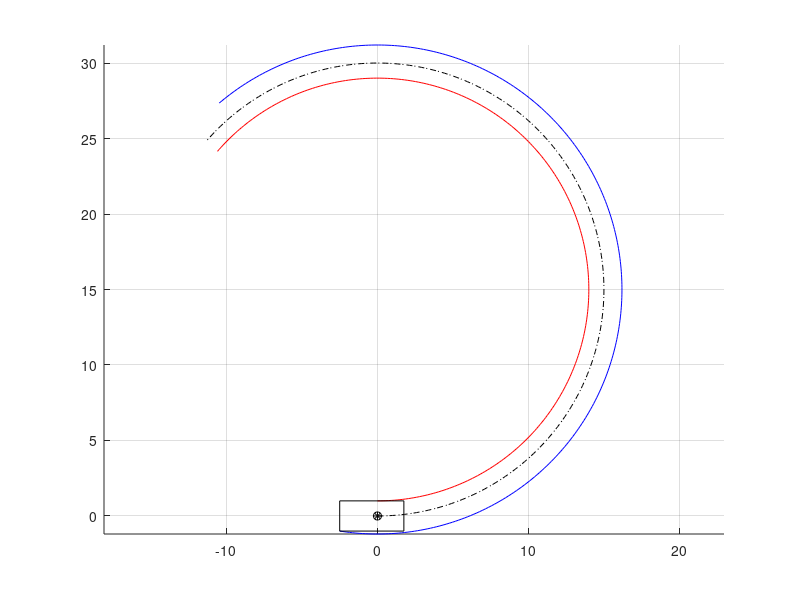

Here is the MATLAB script that generated this plot: (Note: this script raises an error after producing the figure.)
% Script to generate vehicle path and collision data using a constant
% radius circular model of the vehicle behavior. Currently assumes the
% vehicle CG travels on the circle and that there is zero sideslip angle.
% Could be extended to include vehicle sideslip, though the approach
% would have to use either max sideslip angle or change the bounds of the
% vehicle as it goes around.


% Remaining issues: clockwise travel

%clearvars

% Vehicle trajectory information
vx = 20;        % longitudinal speed (m/s)
R = 15;         % path radius (m) with sign (+ left, - right)
p0 = [0,0];     % initial position of vehicle (m,m)
h0 = 0;      % initial heading of vehicle (rad)
tf = 3;         % time horizon to check (s)
% Create a vector of the trajectory information
x0 = [p0'; h0; vx; R];
% Vehicle dimensional information
vehicle.a = 1.75;       % CG-front axle distance (m)
vehicle.b = 2.5;        % CG-rear axle distance (m)
vehicle.d = 2.0;        % vehicle width (m)

% Plot the points
figure(1)
clf
hold on
grid on
axis equal
plot(p0(1),p0(2),'k*')

% Calculate center point of vehicle trajectory circle
pc(1) = p0(1) + R*cos(h0+pi/2);
pc(2) = p0(2) + R*sin(h0+pi/2);

% Generate a trajectory for the given time horizon
del_t = 0.01;
t = (0:del_t:tf)';
theta = vx*t/R;
N = length(t);
pv = zeros(N,2);
pv(:,1) = R*cos(theta+h0-pi/2) + pc(1);
pv(:,2) = R*sin(theta+h0-pi/2) + pc(2);
% And plot the trajectory
plot(pv(:,1),pv(:,2),'k-.')

% Determine the bounding radii for all portions of the vehicle
Rmin = R - vehicle.d/2*sign(R);
Rmax = sqrt((R+vehicle.d/2*sign(R))^2 + max(vehicle.a,vehicle.b)^2);
theta_max_offset = atan2(-vehicle.b,R+vehicle.d/2*sign(R));
pmin = zeros(N,2);
pmax = zeros(N,2);
pmin(:,1) = Rmin*cos(theta+h0-pi/2) + pc(1);
pmin(:,2) = Rmin*sin(theta+h0-pi/2) + pc(2);
pmax(:,1) = Rmax*cos(theta+h0-pi/2+theta_max_offset) + pc(1);
pmax(:,2) = Rmax*sin(theta+h0-pi/2+theta_max_offset) + pc(2);
plot(pmin(:,1),pmin(:,2),'r-');
plot(pmax(:,1),pmax(:,2),'b-');

% Now determine where the front corners of the vehicle are at each moment
plf = zeros(N,2);
prf = zeros(N,2);
plf(:,1) = pv(:,1) + vehicle.a*cos(theta+h0) + vehicle.d/2*cos(theta+h0+pi/2);
plf(:,2) = pv(:,2) + vehicle.a*sin(theta+h0) + vehicle.d/2*sin(theta+h0+pi/2);
prf(:,1) = pv(:,1) + vehicle.a*cos(theta+h0) + vehicle.d/2*cos(theta+h0-pi/2);
prf(:,2) = pv(:,2) + vehicle.a*sin(theta+h0) + vehicle.d/2*sin(theta+h0-pi/2);
plr(:,1) = pv(:,1) - vehicle.b*cos(theta+h0) + vehicle.d/2*cos(theta+h0+pi/2);
plr(:,2) = pv(:,2) - vehicle.b*sin(theta+h0) + vehicle.d/2*sin(theta+h0+pi/2);
prr(:,1) = pv(:,1) - vehicle.b*cos(theta+h0) + vehicle.d/2*cos(theta+h0-pi/2);
prr(:,2) = pv(:,2) - vehicle.b*sin(theta+h0) + vehicle.d/2*sin(theta+h0-pi/2);
% And plot the front corners continuously
% plot(plf(:,1),plf(:,2),'r-')
% plot(prf(:,1),prf(:,2),'b-')
% plot(plr(:,1),plr(:,2),'r-.')
% plot(prr(:,1),prr(:,2),'b-.')
% Plot a few of the rear corners
inds = 1%;[1; floor(N/4); floor(N/2); floor(3*N/4)];
for i = 1:length(inds)
    plot(pv(inds(i),1),pv(inds(i),2),'ko')
    plot([plf(inds(i),1) prf(inds(i),1) prr(inds(i),1) plr(inds(i),1) plf(inds(i),1)],...
        [plf(inds(i),2) prf(inds(i),2) prr(inds(i),2) plr(inds(i),2) plf(inds(i),2)],'k');
end

% Add an obstacle by clicking to generate the points and then turning the
% points into a patch object
%axis([9 12 25 27])
%[xobst,yobst] = ginput;
obstacles = struct('id',{},'color',{},'primitive',{},'primparams',{},'aabb',{},'pointsX',{},'pointsY',{});
obstacles(1).pointsX = xobst;
obstacles(1).pointsY = yobst;
obstacles(1).color = [0.4 0.4 0.4];
% Plot the patch object over the trajectory lines using the patch plotting
% utility
[h,hpts] = fcn_Patch_plotPatch(obstacles,1);

%% Determine the nearest collision
[collTime,collAngle,collLoc,~] = fcn_Patch_checkCollisions(x0,vehicle,obstacles);

% Plot the car body
bodyLoc(1,1) = R*cos(collAngle) + pc(1) + vehicle.a*cos(collAngle+pi/2) - vehicle.d/2*cos(collAngle);
bodyLoc(1,2) = R*sin(collAngle) + pc(2) + vehicle.a*sin(collAngle+pi/2) - vehicle.d/2*sin(collAngle);
bodyLoc(2,1) = R*cos(collAngle) + pc(1) + vehicle.a*cos(collAngle+pi/2) + vehicle.d/2*cos(collAngle);
bodyLoc(2,2) = R*sin(collAngle) + pc(2) + vehicle.a*sin(collAngle+pi/2) + vehicle.d/2*sin(collAngle);
bodyLoc(3,1) = R*cos(collAngle) + pc(1) - vehicle.b*cos(collAngle+pi/2) + vehicle.d/2*cos(collAngle);
bodyLoc(3,2) = R*sin(collAngle) + pc(2) - vehicle.b*sin(collAngle+pi/2) + vehicle.d/2*sin(collAngle);
bodyLoc(4,1) = R*cos(collAngle) + pc(1) - vehicle.b*cos(collAngle+pi/2) - vehicle.d/2*cos(collAngle);
bodyLoc(4,2) = R*sin(collAngle) + pc(2) - vehicle.b*sin(collAngle+pi/2) - vehicle.d/2*sin(collAngle);
plot(bodyLoc([1:end 1],1),bodyLoc([1:end 1],2),'b-','linewidth',1);

% Plot the collision point
plot(collLoc(1),collLoc(2),'r*')

% Create a legend
legend('Vehicle Start Point','Vehicle Trajectory','Inner Vehicle Bound','Outer Vehicle Bound','Vehicle CG','Vehicle Outline at Start','Obstacle','Obstacle Vertices','Vehicle Outline at Collision','Collision Point','location','best')
